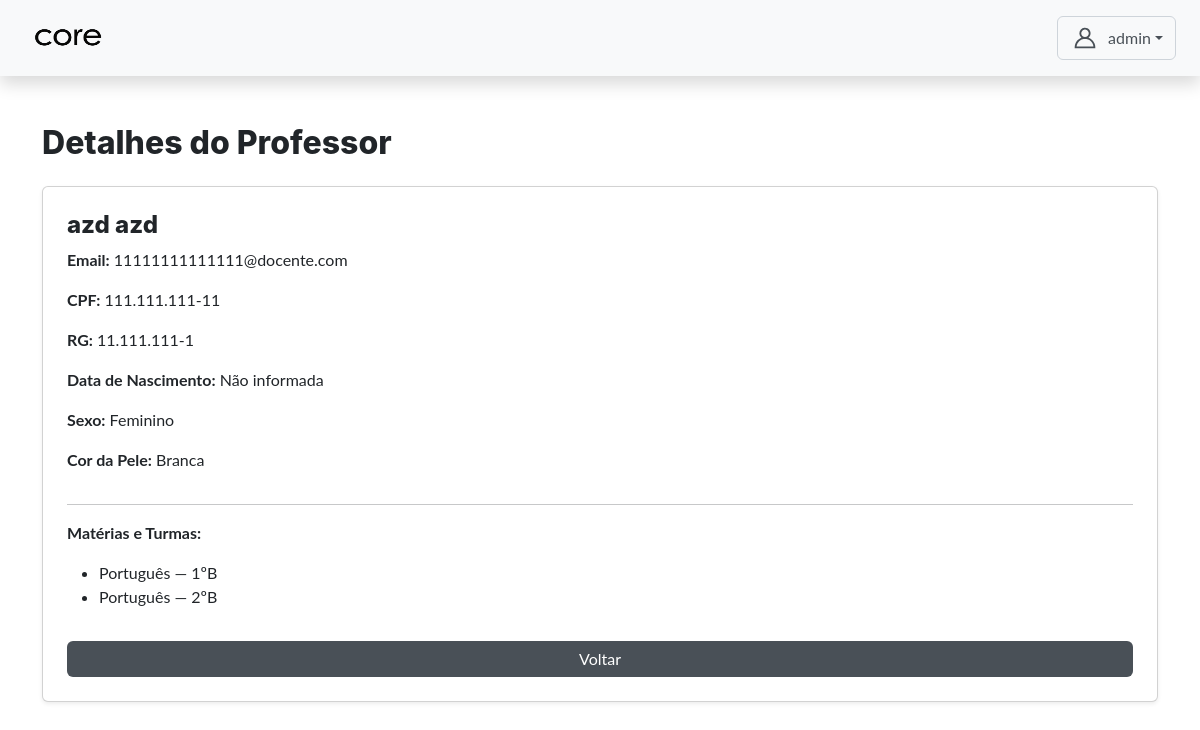
/autenticacao/admin/professor_crud/professores/6/ver/ (signed in), run on an earlier commit of the app's database.
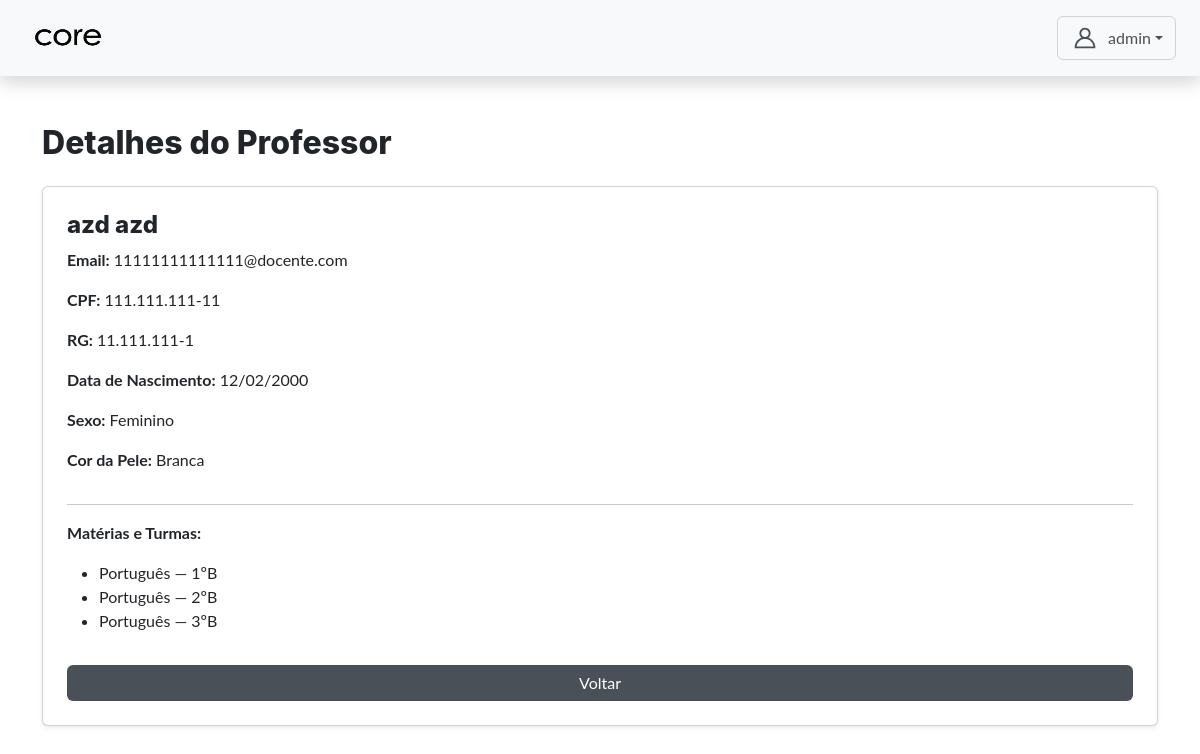
And on a later commit of the database.
### core/models.py (models this page shows, shortened)
class CustomUser(AbstractUser):
    TIPO_CHOICES = (
        ('admin', 'Admin'),
        ('professor', 'Professor'),
        ('aluno', 'Aluno'),
    )
    tipo = models.CharField(max_length=10, choices=TIPO_CHOICES, default='admin')
    data_nascimento = models.DateField(null=True, blank=True)
    cpf = models.CharField(max_length=14, unique=True, null=True, blank=True)
    rg = models.CharField(max_length=12, unique=True, null=True, blank=True)
    SEXO_CHOICES = [
    ('M', 'Masculino'),
    ('F', 'Feminino'),
]
    COR_PELE_CHOICES = [
    ('branca', 'Branca'),
    ('preta', 'Preta'),
    ('parda', 'Parda'),
    ('amarela', 'Amarela'),
    ('indigena', 'Indígena'),
]
    sexo = models.CharField(max_length=1, choices=SEXO_CHOICES, null=True, blank=True)
    cor_pele = models.CharField(max_length=20, choices=COR_PELE_CHOICES, null=True, blank=True)
    senha_temporaria = models.BooleanField(default=False)

class ProfessorMateriaTurma(models.Model):
    professor = models.ForeignKey(CustomUser, on_delete=models.CASCADE, limit_choices_to={'tipo': 'professor'})
    materia = models.ForeignKey(Materia, on_delete=models.CASCADE)
    turma = models.ForeignKey(Turma, on_delete=models.CASCADE)
    class Meta:
        unique_together = ('professor', 'materia', 'turma')

class Materia(models.Model):
    nome = models.CharField(max_length=100)
    professores = models.ManyToManyField(CustomUser, limit_choices_to={'tipo': 'professor'})
    turmas = models.ManyToManyField(Turma)

class Turma(models.Model):
    nome = models.CharField(max_length=50, unique=True)

### autenticacao/views.py (the view)
# urls.py: path('admin/professor_crud/professores/<int:professor_id>/ver/', views.ver_detalhes_professor, name='ver_detalhes_professor'),
@login_required
def ver_detalhes_professor(request, professor_id):
    if request.user.tipo != 'admin':
        messages.error(request, "Acesso negado.")
        return redirect('login')
    professor = get_object_or_404(
        CustomUser, id=professor_id, tipo='professor')
    vinculos = ProfessorMateriaTurma.objects.filter(professor=professor)
    return render(request, 'admin/professor_crud/detalhes_professor.html', {
        'professor': professor,
        'vinculos': vinculos,
    })

### templates/admin/professor_crud/detalhes_professor.html (shortened to what this page needs)
{% extends 'base.html' %}
{% load static %}
    {% block content %}
      <h2>Detalhes do Professor</h2>
      <div class="card p-4 shadow-sm mt-4">
        <h4>{{ professor.get_full_name }}</h4>
        <p><strong>Email:</strong> {{ professor.email }}</p>
        {% with cpf=professor.cpf %}
          <p><strong>CPF:</strong> {{ cpf|slice:":3" }}.{{ cpf|slice:"3:6" }}.{{ cpf|slice:"6:9" }}-{{ cpf|slice:"9:" }}</p>
        {% endwith %}
        {% with rg=professor.rg %}
          <p><strong>RG:</strong> {{ rg|slice:":2" }}.{{ rg|slice:"2:5" }}.{{ rg|slice:"5:8" }}-{{ rg|slice:"8:" }}</p>
        {% endwith %}
        <p>
          <strong>Data de Nascimento:</strong>
          {{ professor.data_nascimento|date:"d/m/Y"|default:"Não informada" }}
        </p>
        <p><strong>Sexo:</strong> {{ professor.get_sexo_display }}</p>
        <p>
          <strong>Cor da Pele:</strong> {{ professor.get_cor_pele_display }}
        </p>
        <hr />
        <p><strong>Matérias e Turmas:</strong></p>
        <ul>
          {% if vinculos %} {% for v in vinculos %}
          <li>{{ v.materia.nome }} — {{ v.turma.nome }}</li>
          {% endfor %} {% else %}
          <li>Nenhuma matéria ou turma atribuída</li>
          {% endif %}
        </ul>
        <a
          href="{% url 'gerenciar_professores' %}"
          class="btn btn-secondary mt-3"
          >Voltar</a
        >
      </div>
    {% endblock content %}

What changed in the data, as far as the page shows it:
changed CustomUser "azd azd": data_nascimento "Não informada" → "12/02/2000"
added ProfessorMateriaTurma: materia.nome "Português", turma.nome "3ºB"
